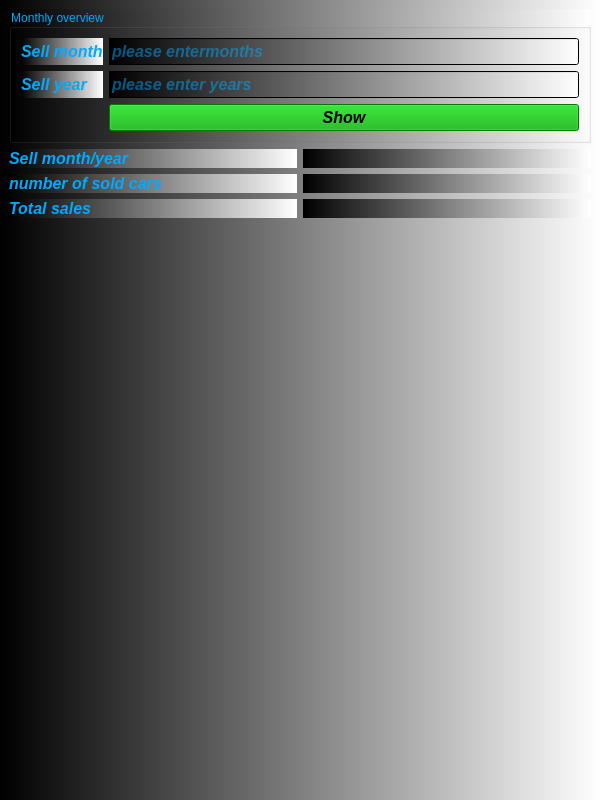
<?xml version="1.0" encoding="UTF-8"?>
<ui version="4.0">
 <class>MonthlyOverview</class>
 <widget class="QMainWindow" name="MonthlyOverview">
  <property name="geometry">
   <rect>
    <x>0</x>
    <y>0</y>
    <width>600</width>
    <height>800</height>
   </rect>
  </property>
  <property name="font">
   <font>
    <pointsize>12</pointsize>
    <italic>true</italic>
    <bold>true</bold>
   </font>
  </property>
  <property name="windowTitle">
   <string>Monthly Overview</string>
  </property>
  <property name="toolTip">
   <string>Monthly Overview</string>
  </property>
  <property name="styleSheet">
   <string notr="true">color: rgb(0, 170, 255);
background-color: qlineargradient(spread:pad, x1:0, y1:0, x2:1, y2:0, stop:0 rgba(0, 0, 0, 255), stop:1 rgba(255, 255, 255, 255));</string>
  </property>
  <widget class="QWidget" name="centralwidget">
   <layout class="QGridLayout" name="gridLayout_3">
    <item row="0" column="0">
     <widget class="QGroupBox" name="groupBox">
      <property name="title">
       <string>Monthly overview</string>
      </property>
      <layout class="QGridLayout" name="gridLayout">
       <item row="0" column="1">
        <widget class="QLineEdit" name="lineEdit_month">
         <property name="font">
          <font>
           <pointsize>12</pointsize>
           <italic>true</italic>
           <bold>true</bold>
          </font>
         </property>
         <property name="placeholderText">
          <string>please entermonths</string>
         </property>
        </widget>
       </item>
       <item row="1" column="0">
        <widget class="QLabel" name="label_2">
         <property name="font">
          <font>
           <pointsize>12</pointsize>
           <italic>true</italic>
           <bold>true</bold>
          </font>
         </property>
         <property name="text">
          <string>Sell year</string>
         </property>
        </widget>
       </item>
       <item row="1" column="1">
        <widget class="QLineEdit" name="lineEdit_year">
         <property name="font">
          <font>
           <pointsize>12</pointsize>
           <italic>true</italic>
           <bold>true</bold>
          </font>
         </property>
         <property name="placeholderText">
          <string>please enter years</string>
         </property>
        </widget>
       </item>
       <item row="0" column="0">
        <widget class="QLabel" name="label">
         <property name="font">
          <font>
           <pointsize>12</pointsize>
           <italic>true</italic>
           <bold>true</bold>
          </font>
         </property>
         <property name="text">
          <string>Sell month</string>
         </property>
        </widget>
       </item>
       <item row="2" column="1">
        <widget class="QPushButton" name="pushButton_show">
         <property name="font">
          <font>
           <pointsize>12</pointsize>
           <italic>true</italic>
           <bold>true</bold>
          </font>
         </property>
         <property name="styleSheet">
          <string notr="true">color: rgb(0, 0, 0);
background-color: rgb(0, 170, 0);</string>
         </property>
         <property name="text">
          <string>Show</string>
         </property>
        </widget>
       </item>
      </layout>
     </widget>
    </item>
    <item row="1" column="0">
     <layout class="QGridLayout" name="gridLayout_2">
      <item row="2" column="1">
       <widget class="QLabel" name="label_totalSales">
        <property name="font">
         <font>
          <pointsize>12</pointsize>
          <italic>true</italic>
          <bold>true</bold>
         </font>
        </property>
        <property name="text">
         <string/>
        </property>
       </widget>
      </item>
      <item row="3" column="1">
       <spacer name="verticalSpacer_2">
        <property name="orientation">
         <enum>Qt::Vertical</enum>
        </property>
        <property name="sizeHint" stdset="0">
         <size>
          <width>20</width>
          <height>40</height>
         </size>
        </property>
       </spacer>
      </item>
      <item row="3" column="0">
       <spacer name="verticalSpacer">
        <property name="orientation">
         <enum>Qt::Vertical</enum>
        </property>
        <property name="sizeHint" stdset="0">
         <size>
          <width>20</width>
          <height>40</height>
         </size>
        </property>
       </spacer>
      </item>
      <item row="0" column="1">
       <widget class="QLabel" name="label_sellMonthYear">
        <property name="font">
         <font>
          <pointsize>12</pointsize>
          <italic>true</italic>
          <bold>true</bold>
         </font>
        </property>
        <property name="text">
         <string/>
        </property>
       </widget>
      </item>
      <item row="0" column="0">
       <widget class="QLabel" name="label_5">
        <property name="font">
         <font>
          <pointsize>12</pointsize>
          <italic>true</italic>
          <bold>true</bold>
         </font>
        </property>
        <property name="text">
         <string>Sell month/year</string>
        </property>
       </widget>
      </item>
      <item row="1" column="0">
       <widget class="QLabel" name="label_6">
        <property name="font">
         <font>
          <pointsize>12</pointsize>
          <italic>true</italic>
          <bold>true</bold>
         </font>
        </property>
        <property name="text">
         <string>number of sold cars</string>
        </property>
       </widget>
      </item>
      <item row="1" column="1">
       <widget class="QLabel" name="label_numberOfSoldCars">
        <property name="font">
         <font>
          <pointsize>12</pointsize>
          <italic>true</italic>
          <bold>true</bold>
         </font>
        </property>
        <property name="text">
         <string/>
        </property>
       </widget>
      </item>
      <item row="2" column="0">
       <widget class="QLabel" name="label_7">
        <property name="font">
         <font>
          <pointsize>12</pointsize>
          <italic>true</italic>
          <bold>true</bold>
         </font>
        </property>
        <property name="text">
         <string>Total sales</string>
        </property>
       </widget>
      </item>
     </layout>
    </item>
   </layout>
  </widget>
  <widget class="QMenuBar" name="menubar">
   <property name="geometry">
    <rect>
     <x>0</x>
     <y>0</y>
     <width>600</width>
     <height>33</height>
    </rect>
   </property>
  </widget>
 </widget>
 <resources/>
 <connections/>
</ui>
